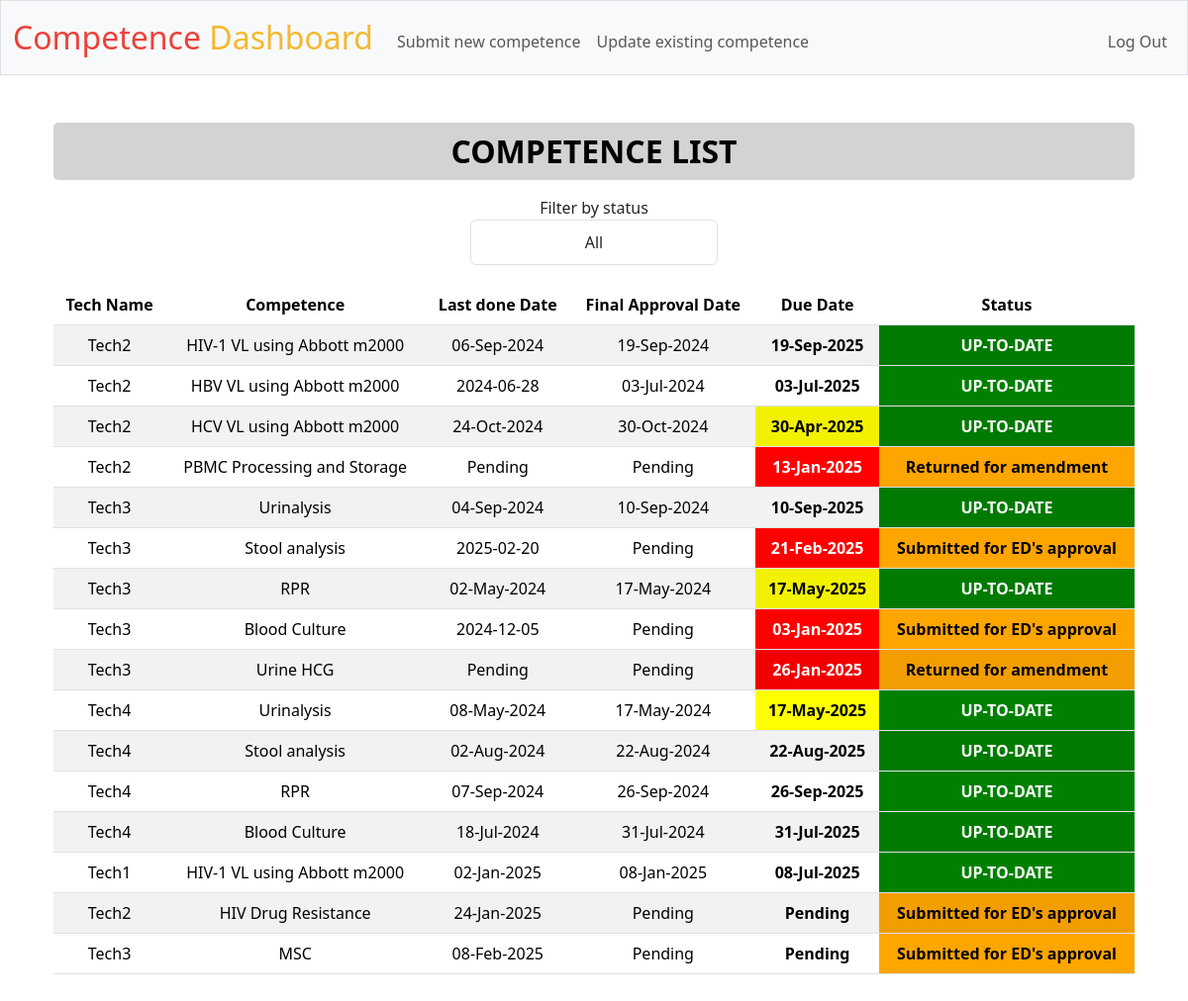
Screenshot of / (signed in) with the database file from the repository.
### tables this page shows
CREATE TABLE competences(
id INTEGER PRIMARY KEY AUTOINCREMENT NOT NULL,
user_id INTEGER NOT NULL,
competence TEXT NOT NULL,
done_date TEXT NOT NULL,
due_date TEXT NOT NULL,
status TEXT NOT NULL, final_approval_date TEXT NOT NULL DEFAULT 'Pending', Type TEXT,
FOREIGN KEY (user_id) REFERENCES users(id));

CREATE TABLE users (id INTEGER PRIMARY KEY AUTOINCREMENT NOT NULL, username TEXT NOT NULL, hash TEXT NOT NULL, Role TEXT NOT NULL DEFAULT 'Lab Technologist', Department TEXT);

### app.py (the view)
@app.route("/", methods=["GET", "POST"])
@login_required
def index():
    user_id = session["user_id"]
    role = db.execute("SELECT role FROM users WHERE id = ?", user_id)
    if request.method == "POST":
        updated_status = request.form.get("status")
        competence_id = request.form.get("competenceId")
        if session["role"] == "Lab Director":
            if updated_status == "Submitted for ED's approval":
                db.execute(
                    "UPDATE competences SET status = ? WHERE id = ?", updated_status, competence_id
                )
                competencesRecords = db.execute(
                    "SELECT competences.id, username AS name, competence, done_date, final_approval_date, due_date, status FROM competences INNER JOIN users ON user_id = users.id"
                )
                return render_template("indexDLS.html", competencesRecords=competencesRecords)
            else:
                done_date = "Pending"
                final_approval_date = "Pending"
                db.execute(
                    "UPDATE competences SET done_date = ?, final_approval_date = ?, status = ? WHERE id = ?", done_date, final_approval_date, updated_status, competence_id
                )
                competencesRecords = db.execute(
                    "SELECT competences.id, username AS name, competence, done_date, final_approval_date, due_date, status FROM competences INNER JOIN users ON user_id = users.id"
                )
                return render_template("indexDLS.html", competencesRecords=competencesRecords)
        else:
            final_approval_date = request.form.get("final_approval_date")
            final_approval_date_obj = datetime.strptime(final_approval_date, "%Y-%m-%d")
            competence_type = db.execute("SELECT Type from competences WHERE id = ?",
                                         competence_id
                                    )
            if competence_type[0]["Type"] == "Initial":
                new_due_date_obj = final_approval_date_obj + relativedelta(months=6)
            elif competence_type[0]["Type"] == "6 month":
                new_due_date_obj = final_approval_date_obj + relativedelta(months=6)
            else:  # Assume "Annual"
                new_due_date_obj = final_approval_date_obj + relativedelta(years=1)
            today = datetime.today()
            two_months_before = new_due_date_obj - timedelta(days=60)
            if new_due_date_obj <= today:
                updated_status = "OVERDUE"
            elif two_months_before <= today:
                updated_status = "ALMOST DUE"
            else:
                updated_status = "UP-TO-DATE"
            db.execute("UPDATE competences SET final_approval_date = ?, due_date = ?, status = ? WHERE id = ?",
                   final_approval_date_obj.strftime("%d-%b-%Y"), new_due_date_obj.strftime("%d-%b-%Y"), updated_status, competence_id
                )
            competencesRecords1 = db.execute(
                "SELECT username AS name, competence, done_date, final_approval_date, due_date, status FROM competences INNER JOIN users ON user_id = users.id"
            )
            return render_template("indexRecords.html", competencesRecords=competencesRecords1)
    else:
        if role[0]["Role"] == "Lab Technologist":
            competencesTech = db.execute(
                "SELECT competences.id AS id, competence, done_date, final_approval_date, due_date, status FROM competences WHERE user_id = ?", user_id
            )
            return render_template("indexTech.html", competencesTech=competencesTech)
        elif role[0]["Role"] == "Records Officer":
            competencesRecords2 = db.execute(
                "SELECT competences.id, username AS name, competence, done_date, final_approval_date, due_date, status FROM competences INNER JOIN users ON user_id = users.id"
            )
            return render_template("indexRecords.html", competencesRecords=competencesRecords2)
        elif role[0]["Role"] == "Lab Director":
            competencesRecords3 = db.execute(
                "SELECT competences.id, username AS name, competence, done_date, final_approval_date, due_date, status FROM competences INNER JOIN users ON user_id = users.id"
            )
            return render_template("indexDLS.html", competencesRecords=competencesRecords3)
    competencesRecords4 = db.execute(
        "SELECT competences.id, username AS name, competence, done_date, final_approval_date, due_date, status FROM competences INNER JOIN users ON user_id = users.id"
    )
    return render_template("indexOther.html", competencesRecords=competencesRecords4)

### app.py (called while the page is built)
@app.after_request
def after_request(response):
    response.headers["Cache-Control"] = "no-cache, no-store, must-revalidate"
    response.headers["Expires"] = 0
    response.headers["Pragma"] = "no-cache"
    return response

### helpers.py (called while the page is built)
def login_required(f):
    @wraps(f)
    def decorated_function(*args, **kwargs):
        if session.get("user_id") is None:
            return redirect("/login")
        return f(*args, **kwargs)
    return decorated_function

### templates/indexOther.html (shortened to what this page needs)
{% extends "layout.html" %}
{% block main %}
    <div class="container">
        <h2 class="competence-list-heading">COMPETENCE LIST</h2>
         <div>
            <label>Filter by status</label>
        </div>
        <div class="dropdown-container">
            <select id="statusFilter" class="form-control custom-dropdown" onchange="filterTable()">
                <option value="">All</option>
            </select>
        </div>
        <table class="table table-striped mt-3">
            <thead>
                <tr>
                    <th>Tech Name</th>
                    <th>Competence</th>
                    <th>Last done Date</th>
                    <th>Final Approval Date</th>
                    <th>Due Date</th>
                    <th>Status</th>
                </tr>
            </thead>
            <tbody id="competenceTable">
                {% for competence in competencesRecords %}
                <tr class="competence-row" data-id="{{ competence['id'] }}">
                    <td>{{ competence["name"] }}</td>
                    <td>{{ competence["competence"] }}</td>
                    <td>{{ competence["done_date"] }}</td>
                    <td>{{ competence["final_approval_date"] }}</td>
                    <td class="due-date-column">{{ competence["due_date"] }}</td>
                    <td class="status-column">{{ competence["status"] }}</td>
                </tr>
                {% endfor %}
            </tbody>
        </table>
    </div>
{% endblock %}

### templates/layout.html (shortened to what this page needs)
<!DOCTYPE html>
<html lang="en">
    <head>
        <link href="https://cdn.jsdelivr.net/npm/bootstrap@5.3.3/dist/css/bootstrap.min.css" rel="stylesheet">
        <link href="/static/styles.css" rel="stylesheet">
    </head>
    <body>
        <nav class="bg-light border navbar navbar-expand-md navbar-light">
            <div class="container-fluid">
                {% if session["role"] == "Lab Technologist" %}
                    <a class="navbar-brand" href="/"><span class="dark blue">My</span> <span class="red">Competence</span> <span class="yellow">Dashboard</span></a>
                    <button aria-controls="navbar" aria-expanded="false" aria-label="Toggle navigation" class="navbar-toggler" data-bs-target="#navbar" data-bs-toggle="collapse" type="button">
                        <span class="navbar-toggler-icon"></span>
                    </button>
                {% else %}
                    <a class="navbar-brand" href="/"><span class="red">Competence</span> <span class="yellow">Dashboard</span></a>
                {% endif %}
                <div class="collapse navbar-collapse" id="navbar">
                    {% if session["user_id"] %}
                        {% if session["role"] == "Section Head" or session["role"] == "Lab Technologist" %}
                            <ul class="navbar-nav me-auto mt-2">
                                <li class="nav-item"><a class="nav-link" href="/new">Submit new competence</a></li>
                                <li class="nav-item"><a class="nav-link" href="/update">Update existing competence</a></li>
                            </ul>
                            <ul class="navbar-nav ms-auto mt-2">
                                <li class="nav-item"><a class="nav-link" href="/logout">Log Out</a></li>
                            </ul>
                        {% else %}
                        <ul class="navbar-nav ms-auto mt-2">
                            <li class="nav-item"><a class="nav-link" href="/logout">Log Out</a></li>
                        </ul>
                        {% endif %}
                    {% else %}
                        <ul class="navbar-nav ms-auto mt-2">
                            <li class="nav-item"><a class="nav-link" href="/register">Register</a></li>
                            <li class="nav-item"><a class="nav-link" href="/login">Log In</a></li>
                        </ul>
                    {% endif %}
                </div>
            </div>
        </nav>
        <main class="container py-5 text-center">
            {% block main %}{% endblock %}
        </main>
    </body>
</html>

### static/styles.css (style rules this page uses)
nav .navbar-brand { font-size: xx-large; }
nav .navbar-brand .red { color: #ea433b; }
nav .navbar-brand .yellow { color: #f5b82e; }
.form-control { text-align: center; }

### templates/indexOther.html (style rules this page uses)
.dropdown-container { display: flex; justify-content: center; margin-bottom: 20px; }
.custom-dropdown { width: 250px; text-align: center; padding: 10px; font-size: 16px; appearance: none; background-repeat: no-repeat; background-position: right 10px center; background-size: 16px 16px; }
.competence-list-heading { color: black; font-weight: bold; background-color: lightgray; padding: 10px; border-radius: 5px; text-align: center; }
.table .status-column, .table .due-date-column { font-weight: bold; }

### rows the page displays
competences: name "Tech2", competence "HIV-1 VL using Abbott m2000", done_date "06-Sep-2024", final_approval_date "19-Sep-2024", due_date "19-Sep-2025", status "UP-TO-DATE"
competences: name "Tech2", competence "HBV VL using Abbott m2000", done_date "2024-06-28", final_approval_date "03-Jul-2024", due_date "03-Jul-2025", status "UP-TO-DATE"
competences: name "Tech2", competence "HCV VL using Abbott m2000", done_date "24-Oct-2024", final_approval_date "30-Oct-2024", due_date "30-Apr-2025", status "UP-TO-DATE"
competences: name "Tech2", competence "PBMC Processing and Storage", done_date "Pending", final_approval_date "Pending", due_date "13-Jan-2025", status "Returned for amendment"
competences: name "Tech3", competence "Urinalysis", done_date "04-Sep-2024", final_approval_date "10-Sep-2024", due_date "10-Sep-2025", status "UP-TO-DATE"
competences: name "Tech3", competence "Stool analysis", done_date "2025-02-20", final_approval_date "Pending", due_date "21-Feb-2025", status "Submitted for ED's approval"
competences: name "Tech3", competence "RPR", done_date "02-May-2024", final_approval_date "17-May-2024", due_date "17-May-2025", status "UP-TO-DATE"
competences: name "Tech3", competence "Blood Culture", done_date "2024-12-05", final_approval_date "Pending", due_date "03-Jan-2025", status "Submitted for ED's approval"
competences: name "Tech3", competence "Urine HCG", done_date "Pending", final_approval_date "Pending", due_date "26-Jan-2025", status "Returned for amendment"
competences: name "Tech4", competence "Urinalysis", done_date "08-May-2024", final_approval_date "17-May-2024", due_date "17-May-2025", status "UP-TO-DATE"
competences: name "Tech4", competence "Stool analysis", done_date "02-Aug-2024", final_approval_date "22-Aug-2024", due_date "22-Aug-2025", status "UP-TO-DATE"
competences: name "Tech4", competence "RPR", done_date "07-Sep-2024", final_approval_date "26-Sep-2024", due_date "26-Sep-2025", status "UP-TO-DATE"
competences: name "Tech4", competence "Blood Culture", done_date "18-Jul-2024", final_approval_date "31-Jul-2024", due_date "31-Jul-2025", status "UP-TO-DATE"
competences: name "Tech1", competence "HIV-1 VL using Abbott m2000", done_date "02-Jan-2025", final_approval_date "08-Jan-2025", due_date "08-Jul-2025", status "UP-TO-DATE"
competences: name "Tech2", competence "HIV Drug Resistance", done_date "24-Jan-2025", final_approval_date "Pending", due_date "Pending", status "Submitted for ED's approval"
competences: name "Tech3", competence "MSC", done_date "08-Feb-2025", final_approval_date "Pending", due_date "Pending", status "Submitted for ED's approval"
